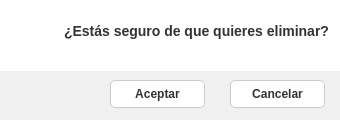
<?xml version="1.0" encoding="UTF-8"?>
<ui version="4.0">
 <class>MainWindow</class>
 <widget class="QMainWindow" name="MainWindow">
  <property name="geometry">
   <rect>
    <x>0</x>
    <y>0</y>
    <width>340</width>
    <height>120</height>
   </rect>
  </property>
  <property name="minimumSize">
   <size>
    <width>340</width>
    <height>120</height>
   </size>
  </property>
  <property name="maximumSize">
   <size>
    <width>340</width>
    <height>120</height>
   </size>
  </property>
  <property name="windowTitle">
   <string>Confirmar</string>
  </property>
  <property name="styleSheet">
   <string notr="true">self.setStyleSheet(&quot;background-color: white;&quot;)</string>
  </property>
  <widget class="QWidget" name="centralwidget">
   <widget class="QLabel" name="label">
    <property name="geometry">
     <rect>
      <x>10</x>
      <y>20</y>
      <width>51</width>
      <height>41</height>
     </rect>
    </property>
    <property name="text">
     <string/>
    </property>
    <property name="pixmap">
     <pixmap>../imagenes/Confirmar.png</pixmap>
    </property>
    <property name="scaledContents">
     <bool>true</bool>
    </property>
   </widget>
   <widget class="QLabel" name="label_2">
    <property name="geometry">
     <rect>
      <x>50</x>
      <y>10</y>
      <width>291</width>
      <height>41</height>
     </rect>
    </property>
    <property name="font">
     <font>
      <pointsize>-1</pointsize>
      <weight>75</weight>
      <bold>true</bold>
     </font>
    </property>
    <property name="styleSheet">
     <string notr="true">QLabel {
background-color: rgb(255, 255, 255);
    color: #333333;
    font-size: 14px;
    font-weight: bold;
    padding: 10px;
    border-radius: 5px;
}
</string>
    </property>
    <property name="text">
     <string>¿Estás seguro de que quieres eliminar?</string>
    </property>
   </widget>
   <widget class="QLabel" name="label_3">
    <property name="geometry">
     <rect>
      <x>-10</x>
      <y>0</y>
      <width>371</width>
      <height>71</height>
     </rect>
    </property>
    <property name="styleSheet">
     <string notr="true">background-color: rgb(255, 255, 255);</string>
    </property>
    <property name="text">
     <string/>
    </property>
   </widget>
   <widget class="QLabel" name="label_4">
    <property name="geometry">
     <rect>
      <x>-20</x>
      <y>60</y>
      <width>380</width>
      <height>70</height>
     </rect>
    </property>
    <property name="styleSheet">
     <string notr="true">background-color: rgb(240, 240, 240);</string>
    </property>
    <property name="text">
     <string/>
    </property>
   </widget>
   <widget class="QPushButton" name="Button_aceptar">
    <property name="geometry">
     <rect>
      <x>110</x>
      <y>80</y>
      <width>95</width>
      <height>28</height>
     </rect>
    </property>
    <property name="styleSheet">
     <string notr="true">QPushButton {
    background-color: white;
    border-radius: 5px;
    border: 1px solid #CCC;
    color: #333;
    font-weight: bold;
    font-size: 12px;
    padding: 5px 20px;
}

QPushButton:hover {
    background-color: #E0F2F7;
    border: 1px solid #00AEEF;
    color: #333;
}

QPushButton:pressed {
    background-color: #00AEEF;
    border: 1px solid #00AEEF;
    color: white;
}
</string>
    </property>
    <property name="text">
     <string>Aceptar</string>
    </property>
   </widget>
   <widget class="QPushButton" name="Button_cancelar">
    <property name="geometry">
     <rect>
      <x>230</x>
      <y>80</y>
      <width>95</width>
      <height>28</height>
     </rect>
    </property>
    <property name="styleSheet">
     <string notr="true">QPushButton {
    background-color: white;
    border-radius: 5px;
    border: 1px solid #CCC;
    color: #333;
    font-weight: bold;
    font-size: 12px;
    padding: 5px 20px;
}

QPushButton:hover {
    background-color: #E0F2F7;
    border: 1px solid #00AEEF;
    color: #333;
}

QPushButton:pressed {
    background-color: #00AEEF;
    border: 1px solid #00AEEF;
    color: white;
}
</string>
    </property>
    <property name="text">
     <string>Cancelar</string>
    </property>
   </widget>
   <zorder>label_4</zorder>
   <zorder>label_3</zorder>
   <zorder>label_2</zorder>
   <zorder>Button_aceptar</zorder>
   <zorder>Button_cancelar</zorder>
   <zorder>label</zorder>
  </widget>
 </widget>
 <resources/>
 <connections/>
</ui>
